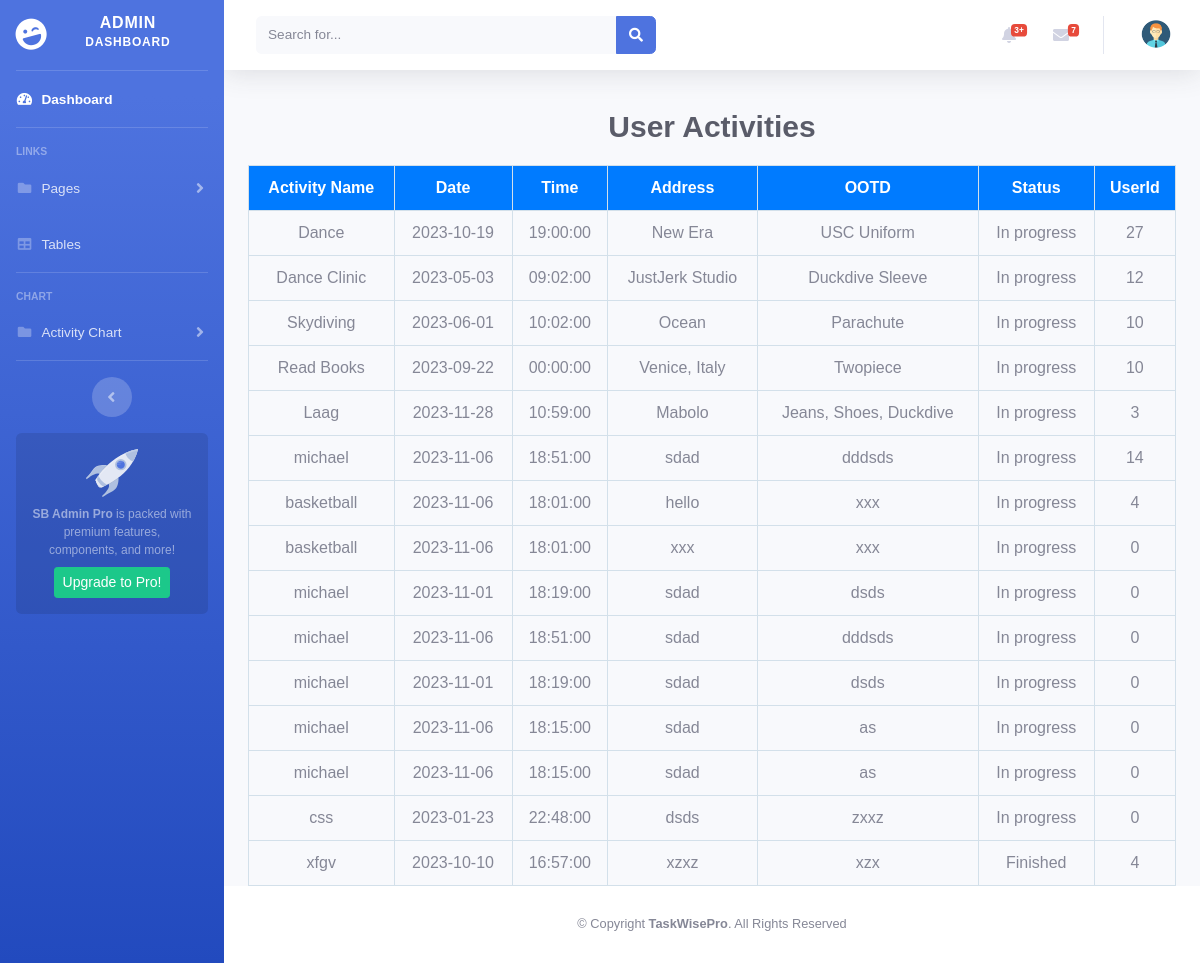
/adminpage/activity_list.php, run on the app's committed database.
### tables this page shows
CREATE TABLE `activity` (
  `id` int(11) NOT NULL,
  `name` varchar(255) NOT NULL,
  `date` date NOT NULL,
  `time` time NOT NULL,
  `address` varchar(255) NOT NULL,
  `ootd` varchar(255) NOT NULL,
  `status` varchar(255) DEFAULT NULL,
  `activity_datetime` datetime DEFAULT current_timestamp(),
  `userID` int(11) NOT NULL
);

### adminpage/activity_list.php (the view, shortened to what this page needs)
<?php include_once('include/header.php'); ?>
<!DOCTYPE html>
<html>
<head>
</head>
<body>
    <?php
    $conn = mysqli_connect(DB_HOST, DB_USER, DB_PASSWORD, DB_NAME);
    ?>
    <div class="container">
        <h1 class="blue-text">User Activities</h1>
        <table class="activity-table">
            <thead>
                <tr>
                    <th>Activity Name</th>
                    <th>Date</th>
                    <th>Time</th>
                    <th>Address</th>
                    <th>OOTD</th>
                    <th>Status</th>
                    <th>UserId</th>
                </tr>
            </thead>
            <tbody>
                <?php
                $query = "SELECT * FROM activity ORDER BY activity_datetime DESC";
                $result = mysqli_query($conn, $query);
                while ($row = mysqli_fetch_assoc($result)) {
                    echo '<tr>';
                    echo '<td>' . $row['name'] . '</td>';
                    echo '<td>' . $row['date'] . '</td>';
                    echo '<td>' . $row['time'] . '</td>';
                    echo '<td>' . $row['address'] . '</td>';
                    echo '<td>' . $row['ootd'] . '</td>';
                    echo '<td>' . $row['status'] . '</td>';
                    echo '<td>' . $row['userID'] . '</td>';
                    echo '</tr>';
                }
                ?>
            </tbody>
        </table>
    </div>
    <?php include_once('include/footer.php'); ?>
</body>
</html>

### adminpage/activity_list.php (style rules this page uses)
body { background-color: #f0f7fc; font-family: Arial, sans-serif; }
.blue-text { color: #5a5c69!important; font-weight: bolder; font-size: 30px; text-align: center; margin-top: 15px; }
.activity-table { width: 100%; border-collapse: collapse; margin-top: 20px; }
.activity-table th, .activity-table td { border: 1px solid #d3e0ea; padding: 10px; text-align: center; margin-bottom: 15px; }
.activity-table th { background-color: #007bff; color: #fff; }

### data on the page
activity: name "Dance", date "2023-10-19", time "19:00:00", address "New Era", ootd "USC Uniform", status "In progress", userID "27"
activity: name "Dance Clinic", date "2023-05-03", time "09:02:00", address "JustJerk Studio", ootd "Duckdive Sleeve", status "In progress", userID "12"
activity: name "Skydiving", date "2023-06-01", time "10:02:00", address "Ocean", ootd "Parachute", status "In progress", userID "10"
activity: name "Read Books", date "2023-09-22", time "00:00:00", address "Venice, Italy", ootd "Twopiece", status "In progress", userID "10"
activity: name "Laag", date "2023-11-28", time "10:59:00", address "Mabolo", ootd "Jeans, Shoes, Duckdive", status "In progress", userID "3"
activity: name "michael", date "2023-11-06", time "18:51:00", address "sdad", ootd "dddsds", status "In progress", userID "14"
activity: name "basketball", date "2023-11-06", time "18:01:00", address "hello", ootd "xxx", status "In progress", userID "4"
activity: name "basketball", date "2023-11-06", time "18:01:00", address "xxx", ootd "xxx", status "In progress", userID "0"
activity: name "michael", date "2023-11-01", time "18:19:00", address "sdad", ootd "dsds", status "In progress", userID "0"
activity: name "michael", date "2023-11-06", time "18:51:00", address "sdad", ootd "dddsds", status "In progress", userID "0"
activity: name "michael", date "2023-11-01", time "18:19:00", address "sdad", ootd "dsds", status "In progress", userID "0"
activity: name "michael", date "2023-11-06", time "18:15:00", address "sdad", ootd "as", status "In progress", userID "0"
activity: name "michael", date "2023-11-06", time "18:15:00", address "sdad", ootd "as", status "In progress", userID "0"
activity: name "css", date "2023-01-23", time "22:48:00", address "dsds", ootd "zxxz", status "In progress", userID "0"
activity: name "xfgv", date "2023-10-10", time "16:57:00", address "xzxz", ootd "xzx", status "Finished", userID "4"
